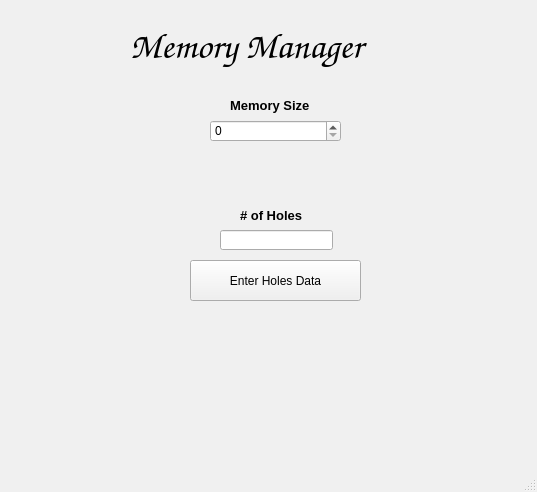
<?xml version="1.0" encoding="UTF-8"?>
<ui version="4.0">
 <class>MainWindow</class>
 <widget class="QMainWindow" name="MainWindow">
  <property name="geometry">
   <rect>
    <x>0</x>
    <y>0</y>
    <width>537</width>
    <height>492</height>
   </rect>
  </property>
  <property name="palette">
   <palette>
    <active>
     <colorrole role="WindowText">
      <brush brushstyle="SolidPattern">
       <color alpha="255">
        <red>0</red>
        <green>0</green>
        <blue>0</blue>
       </color>
      </brush>
     </colorrole>
     <colorrole role="Button">
      <brush brushstyle="SolidPattern">
       <color alpha="255">
        <red>240</red>
        <green>240</green>
        <blue>240</blue>
       </color>
      </brush>
     </colorrole>
     <colorrole role="Light">
      <brush brushstyle="SolidPattern">
       <color alpha="255">
        <red>255</red>
        <green>255</green>
        <blue>255</blue>
       </color>
      </brush>
     </colorrole>
     <colorrole role="Midlight">
      <brush brushstyle="SolidPattern">
       <color alpha="255">
        <red>247</red>
        <green>247</green>
        <blue>247</blue>
       </color>
      </brush>
     </colorrole>
     <colorrole role="Dark">
      <brush brushstyle="SolidPattern">
       <color alpha="255">
        <red>120</red>
        <green>120</green>
        <blue>120</blue>
       </color>
      </brush>
     </colorrole>
     <colorrole role="Mid">
      <brush brushstyle="SolidPattern">
       <color alpha="255">
        <red>160</red>
        <green>160</green>
        <blue>160</blue>
       </color>
      </brush>
     </colorrole>
     <colorrole role="Text">
      <brush brushstyle="SolidPattern">
       <color alpha="255">
        <red>0</red>
        <green>0</green>
        <blue>0</blue>
       </color>
      </brush>
     </colorrole>
     <colorrole role="BrightText">
      <brush brushstyle="SolidPattern">
       <color alpha="255">
        <red>255</red>
        <green>255</green>
        <blue>255</blue>
       </color>
      </brush>
     </colorrole>
     <colorrole role="ButtonText">
      <brush brushstyle="SolidPattern">
       <color alpha="255">
        <red>0</red>
        <green>0</green>
        <blue>0</blue>
       </color>
      </brush>
     </colorrole>
     <colorrole role="Base">
      <brush brushstyle="SolidPattern">
       <color alpha="255">
        <red>255</red>
        <green>255</green>
        <blue>255</blue>
       </color>
      </brush>
     </colorrole>
     <colorrole role="Window">
      <brush brushstyle="SolidPattern">
       <color alpha="255">
        <red>240</red>
        <green>240</green>
        <blue>240</blue>
       </color>
      </brush>
     </colorrole>
     <colorrole role="Shadow">
      <brush brushstyle="SolidPattern">
       <color alpha="255">
        <red>0</red>
        <green>0</green>
        <blue>0</blue>
       </color>
      </brush>
     </colorrole>
     <colorrole role="AlternateBase">
      <brush brushstyle="SolidPattern">
       <color alpha="255">
        <red>247</red>
        <green>247</green>
        <blue>247</blue>
       </color>
      </brush>
     </colorrole>
     <colorrole role="ToolTipBase">
      <brush brushstyle="SolidPattern">
       <color alpha="255">
        <red>255</red>
        <green>255</green>
        <blue>220</blue>
       </color>
      </brush>
     </colorrole>
     <colorrole role="ToolTipText">
      <brush brushstyle="SolidPattern">
       <color alpha="255">
        <red>0</red>
        <green>0</green>
        <blue>0</blue>
       </color>
      </brush>
     </colorrole>
     <colorrole role="PlaceholderText">
      <brush brushstyle="SolidPattern">
       <color alpha="128">
        <red>0</red>
        <green>0</green>
        <blue>0</blue>
       </color>
      </brush>
     </colorrole>
    </active>
    <inactive>
     <colorrole role="WindowText">
      <brush brushstyle="SolidPattern">
       <color alpha="255">
        <red>0</red>
        <green>0</green>
        <blue>0</blue>
       </color>
      </brush>
     </colorrole>
     <colorrole role="Button">
      <brush brushstyle="SolidPattern">
       <color alpha="255">
        <red>240</red>
        <green>240</green>
        <blue>240</blue>
       </color>
      </brush>
     </colorrole>
     <colorrole role="Light">
      <brush brushstyle="SolidPattern">
       <color alpha="255">
        <red>255</red>
        <green>255</green>
        <blue>255</blue>
       </color>
      </brush>
     </colorrole>
     <colorrole role="Midlight">
      <brush brushstyle="SolidPattern">
       <color alpha="255">
        <red>247</red>
        <green>247</green>
        <blue>247</blue>
       </color>
      </brush>
     </colorrole>
     <colorrole role="Dark">
      <brush brushstyle="SolidPattern">
       <color alpha="255">
        <red>120</red>
        <green>120</green>
        <blue>120</blue>
       </color>
      </brush>
     </colorrole>
     <colorrole role="Mid">
      <brush brushstyle="SolidPattern">
       <color alpha="255">
        <red>160</red>
        <green>160</green>
        <blue>160</blue>
       </color>
      </brush>
     </colorrole>
     <colorrole role="Text">
      <brush brushstyle="SolidPattern">
       <color alpha="255">
        <red>0</red>
        <green>0</green>
        <blue>0</blue>
       </color>
      </brush>
     </colorrole>
     <colorrole role="BrightText">
      <brush brushstyle="SolidPattern">
       <color alpha="255">
        <red>255</red>
        <green>255</green>
        <blue>255</blue>
       </color>
      </brush>
     </colorrole>
     <colorrole role="ButtonText">
      <brush brushstyle="SolidPattern">
       <color alpha="255">
        <red>0</red>
        <green>0</green>
        <blue>0</blue>
       </color>
      </brush>
     </colorrole>
     <colorrole role="Base">
      <brush brushstyle="SolidPattern">
       <color alpha="255">
        <red>255</red>
        <green>255</green>
        <blue>255</blue>
       </color>
      </brush>
     </colorrole>
     <colorrole role="Window">
      <brush brushstyle="SolidPattern">
       <color alpha="255">
        <red>240</red>
        <green>240</green>
        <blue>240</blue>
       </color>
      </brush>
     </colorrole>
     <colorrole role="Shadow">
      <brush brushstyle="SolidPattern">
       <color alpha="255">
        <red>0</red>
        <green>0</green>
        <blue>0</blue>
       </color>
      </brush>
     </colorrole>
     <colorrole role="AlternateBase">
      <brush brushstyle="SolidPattern">
       <color alpha="255">
        <red>247</red>
        <green>247</green>
        <blue>247</blue>
       </color>
      </brush>
     </colorrole>
     <colorrole role="ToolTipBase">
      <brush brushstyle="SolidPattern">
       <color alpha="255">
        <red>255</red>
        <green>255</green>
        <blue>220</blue>
       </color>
      </brush>
     </colorrole>
     <colorrole role="ToolTipText">
      <brush brushstyle="SolidPattern">
       <color alpha="255">
        <red>0</red>
        <green>0</green>
        <blue>0</blue>
       </color>
      </brush>
     </colorrole>
     <colorrole role="PlaceholderText">
      <brush brushstyle="SolidPattern">
       <color alpha="128">
        <red>0</red>
        <green>0</green>
        <blue>0</blue>
       </color>
      </brush>
     </colorrole>
    </inactive>
    <disabled>
     <colorrole role="WindowText">
      <brush brushstyle="SolidPattern">
       <color alpha="255">
        <red>120</red>
        <green>120</green>
        <blue>120</blue>
       </color>
      </brush>
     </colorrole>
     <colorrole role="Button">
      <brush brushstyle="SolidPattern">
       <color alpha="255">
        <red>240</red>
        <green>240</green>
        <blue>240</blue>
       </color>
      </brush>
     </colorrole>
     <colorrole role="Light">
      <brush brushstyle="SolidPattern">
       <color alpha="255">
        <red>255</red>
        <green>255</green>
        <blue>255</blue>
       </color>
      </brush>
     </colorrole>
     <colorrole role="Midlight">
      <brush brushstyle="SolidPattern">
       <color alpha="255">
        <red>247</red>
        <green>247</green>
        <blue>247</blue>
       </color>
      </brush>
     </colorrole>
     <colorrole role="Dark">
      <brush brushstyle="SolidPattern">
       <color alpha="255">
        <red>120</red>
        <green>120</green>
        <blue>120</blue>
       </color>
      </brush>
     </colorrole>
     <colorrole role="Mid">
      <brush brushstyle="SolidPattern">
       <color alpha="255">
        <red>160</red>
        <green>160</green>
        <blue>160</blue>
       </color>
      </brush>
     </colorrole>
     <colorrole role="Text">
      <brush brushstyle="SolidPattern">
       <color alpha="255">
        <red>120</red>
        <green>120</green>
        <blue>120</blue>
       </color>
      </brush>
     </colorrole>
     <colorrole role="BrightText">
      <brush brushstyle="SolidPattern">
       <color alpha="255">
        <red>255</red>
        <green>255</green>
        <blue>255</blue>
       </color>
      </brush>
     </colorrole>
     <colorrole role="ButtonText">
      <brush brushstyle="SolidPattern">
       <color alpha="255">
        <red>120</red>
        <green>120</green>
        <blue>120</blue>
       </color>
      </brush>
     </colorrole>
     <colorrole role="Base">
      <brush brushstyle="SolidPattern">
       <color alpha="255">
        <red>240</red>
        <green>240</green>
        <blue>240</blue>
       </color>
      </brush>
     </colorrole>
     <colorrole role="Window">
      <brush brushstyle="SolidPattern">
       <color alpha="255">
        <red>240</red>
        <green>240</green>
        <blue>240</blue>
       </color>
      </brush>
     </colorrole>
     <colorrole role="Shadow">
      <brush brushstyle="SolidPattern">
       <color alpha="255">
        <red>0</red>
        <green>0</green>
        <blue>0</blue>
       </color>
      </brush>
     </colorrole>
     <colorrole role="AlternateBase">
      <brush brushstyle="SolidPattern">
       <color alpha="255">
        <red>240</red>
        <green>240</green>
        <blue>240</blue>
       </color>
      </brush>
     </colorrole>
     <colorrole role="ToolTipBase">
      <brush brushstyle="SolidPattern">
       <color alpha="255">
        <red>255</red>
        <green>255</green>
        <blue>220</blue>
       </color>
      </brush>
     </colorrole>
     <colorrole role="ToolTipText">
      <brush brushstyle="SolidPattern">
       <color alpha="255">
        <red>0</red>
        <green>0</green>
        <blue>0</blue>
       </color>
      </brush>
     </colorrole>
     <colorrole role="PlaceholderText">
      <brush brushstyle="SolidPattern">
       <color alpha="128">
        <red>0</red>
        <green>0</green>
        <blue>0</blue>
       </color>
      </brush>
     </colorrole>
    </disabled>
   </palette>
  </property>
  <property name="windowTitle">
   <string>MainWindow</string>
  </property>
  <widget class="QWidget" name="centralwidget">
   <widget class="QLabel" name="holesLabel">
    <property name="geometry">
     <rect>
      <x>240</x>
      <y>200</y>
      <width>101</width>
      <height>31</height>
     </rect>
    </property>
    <property name="font">
     <font>
      <pointsize>10</pointsize>
      <weight>75</weight>
      <bold>true</bold>
     </font>
    </property>
    <property name="text">
     <string># of Holes</string>
    </property>
   </widget>
   <widget class="QLineEdit" name="holes_number">
    <property name="geometry">
     <rect>
      <x>220</x>
      <y>230</y>
      <width>113</width>
      <height>20</height>
     </rect>
    </property>
   </widget>
   <widget class="QLabel" name="memSizeLabel">
    <property name="geometry">
     <rect>
      <x>230</x>
      <y>90</y>
      <width>131</width>
      <height>31</height>
     </rect>
    </property>
    <property name="font">
     <font>
      <pointsize>10</pointsize>
      <weight>75</weight>
      <bold>true</bold>
     </font>
    </property>
    <property name="text">
     <string>Memory Size</string>
    </property>
   </widget>
   <widget class="QPushButton" name="HolesButton">
    <property name="geometry">
     <rect>
      <x>190</x>
      <y>260</y>
      <width>171</width>
      <height>41</height>
     </rect>
    </property>
    <property name="text">
     <string>Enter Holes Data</string>
    </property>
   </widget>
   <widget class="QLabel" name="MainLabel">
    <property name="geometry">
     <rect>
      <x>130</x>
      <y>20</y>
      <width>441</width>
      <height>51</height>
     </rect>
    </property>
    <property name="font">
     <font>
      <family>Comic Sans MS</family>
      <pointsize>28</pointsize>
      <weight>50</weight>
      <bold>false</bold>
     </font>
    </property>
    <property name="text">
     <string>Memory Manager</string>
    </property>
   </widget>
   <widget class="QSpinBox" name="memSizeBox">
    <property name="geometry">
     <rect>
      <x>210</x>
      <y>120</y>
      <width>131</width>
      <height>22</height>
     </rect>
    </property>
   </widget>
  </widget>
  <widget class="QMenuBar" name="menubar">
   <property name="geometry">
    <rect>
     <x>0</x>
     <y>0</y>
     <width>537</width>
     <height>21</height>
    </rect>
   </property>
  </widget>
  <widget class="QStatusBar" name="statusbar"/>
 </widget>
 <resources/>
 <connections/>
</ui>
